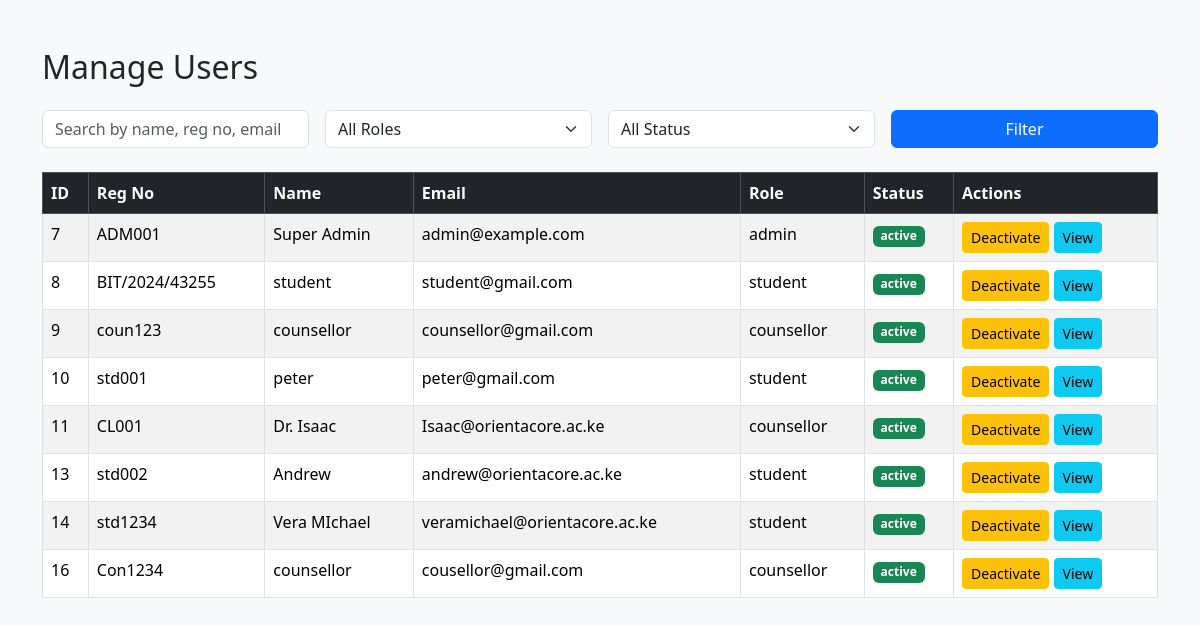
The page /manage_users.php (signed in) on the database as committed earlier.
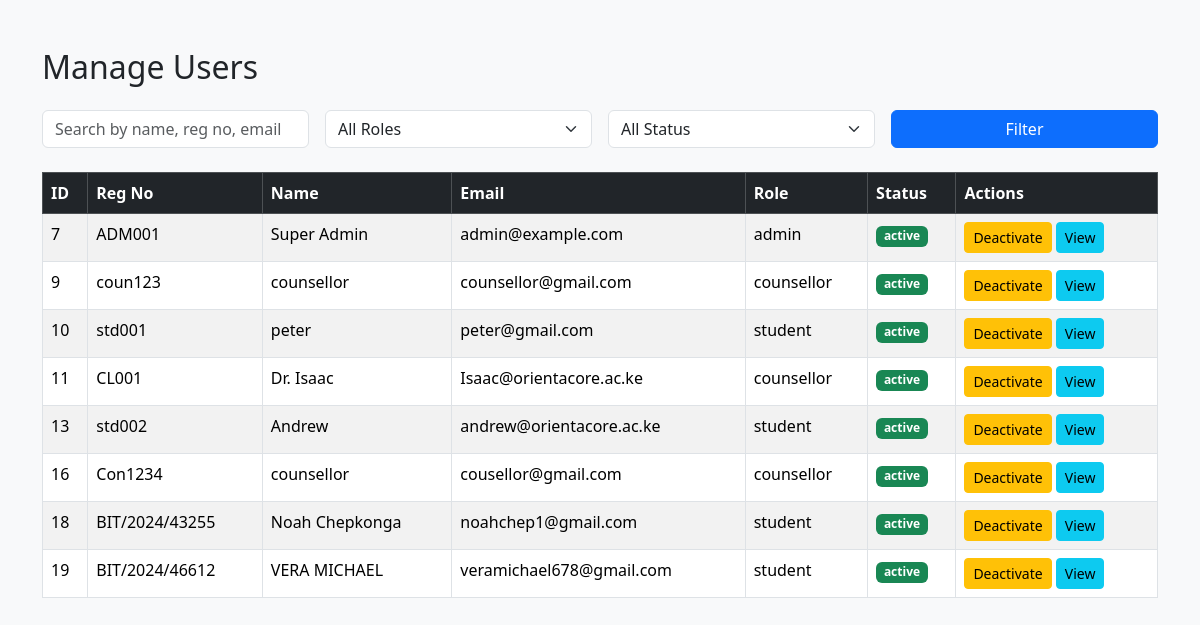
The same page on the database as committed later.
### tables this page shows
CREATE TABLE `users` (
  `id` int(10) UNSIGNED NOT NULL,
  `reg_no` varchar(50) DEFAULT NULL,
  `name` varchar(150) NOT NULL,
  `email` varchar(150) NOT NULL,
  `profile_pic` varchar(255) DEFAULT NULL,
  `password_hash` varchar(255) NOT NULL,
  `role` varchar(20) NOT NULL DEFAULT 'student',
  `status` varchar(20) NOT NULL DEFAULT 'pending',
  `created_at` timestamp NOT NULL DEFAULT current_timestamp()
);

### manage_users.php (the view, shortened to what this page needs)
<?php
require_once "db.php";
$search = $_GET['search'] ?? '';
$sql = "SELECT * FROM users WHERE 1=1";
$params = [];
$stmt = $pdo->prepare($sql);
$stmt->execute($params);
$users = $stmt->fetchAll(PDO::FETCH_ASSOC);
?>
<!DOCTYPE html>
<html lang="en">
<head>
    <link rel="stylesheet" href="https://cdn.jsdelivr.net/npm/bootstrap@5.3.2/dist/css/bootstrap.min.css">
</head>
<body class="bg-light">
<div class="container mt-5">
    <h2 class="mb-4">Manage Users</h2>
    <form method="get" class="row g-3 mb-4">
        <div class="col-md-3">
            <input type="text" name="search" class="form-control" placeholder="Search by name, reg no, email" value="<?= htmlspecialchars($search) ?>">
        </div>
        <div class="col-md-3">
            <select name="role" class="form-select">
                <option value="">All Roles</option>
            </select>
        </div>
        <div class="col-md-3">
            <select name="status" class="form-select">
                <option value="">All Status</option>
            </select>
        </div>
        <div class="col-md-3">
            <button class="btn btn-primary w-100">Filter</button>
        </div>
    </form>
    <table class="table table-bordered table-striped">
        <thead class="table-dark">
            <tr>
                <th>ID</th>
                <th>Reg No</th>
                <th>Name</th>
                <th>Email</th>
                <th>Role</th>
                <th>Status</th>
                <th>Actions</th>
            </tr>
        </thead>
        <tbody>
        <?php if ($users): ?>
            <?php foreach ($users as $user): ?>
                <tr>
                    <td><?= $user['id'] ?></td>
                    <td><?= htmlspecialchars($user['reg_no']) ?></td>
                    <td><?= htmlspecialchars($user['name']) ?></td>
                    <td><?= htmlspecialchars($user['email']) ?></td>
                    <td><?= htmlspecialchars($user['role']) ?></td>
                    <td><span class="badge bg-<?= $user['status']==='approved' || $user['status']==='active' ? 'success':'secondary' ?>">
                        <?= htmlspecialchars($user['status']) ?>
                    </span></td>
                    <td>
                        <?php if ($user['status'] === 'pending'): ?>
                            <a href="?action=approve&id=<?= $user['id'] ?>" class="btn btn-sm btn-success">Approve</a>
                            <a href="?action=reject&id=<?= $user['id'] ?>" class="btn btn-sm btn-danger">Reject</a>
                        <?php elseif ($user['status'] === 'approved' || $user['status'] === 'active'): ?>
                            <a href="?action=deactivate&id=<?= $user['id'] ?>" class="btn btn-sm btn-warning">Deactivate</a>
                        <?php elseif ($user['status'] === 'inactive' || $user['status'] === 'rejected'): ?>
                            <a href="?action=activate&id=<?= $user['id'] ?>" class="btn btn-sm btn-primary">Activate</a>
                        <?php endif; ?>
                        <a href="view_user.php?id=<?= $user['id'] ?>" class="btn btn-sm btn-info">View</a>
                    </td>
                </tr>
            <?php endforeach; ?>
        <?php else: ?>
            <tr><td colspan="7" class="text-center">No users found</td></tr>
        <?php endif; ?>
        </tbody>
    </table>
</div>
</body>
</html>

Rows that differ between the two databases and show on the page:
removed users: id "8", reg_no "BIT/2024/43255", name "student", email "student@gmail.com", role "student", status "active"
removed users: id "14", reg_no "std1234", name "Vera MIchael", email "veramichael@orientacore.ac.ke", role "student", status "active"
added users: id "18", reg_no "BIT/2024/43255", name "Noah Chepkonga", email "noahchep1@gmail.com", role "student", status "active"
added users: id "19", reg_no "BIT/2024/46612", name "VERA MICHAEL", email "veramichael678@gmail.com", role "student", status "active"
